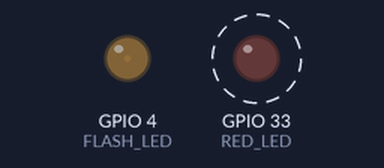
Bench run of a sketch on a simulated ESP32. On the bench: output pins drawn as LEDs (lit = HIGH). Dashed ring = blinking. What the sketch prints to the serial monitor is not drawn.

Above: at 0.55 s.
Timing chart, 0 to 4.3 s (numbered marks = the images above):
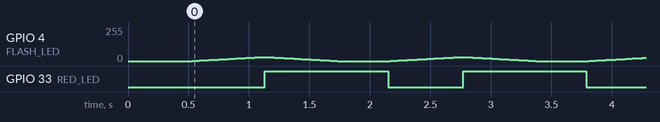

The sketch:

board_check.ino
```cpp
// 範例 1：檢查板子（PSRAM、快閃記憶體、LED）
// 開發板選「AI Thinker ESP32-CAM」，序列埠監控視窗的速率選 115200
// 紅色 LED 在板子背面，接 GPIO 33，輸出 LOW 才會亮
// 閃光燈是正面的白色大 LED，接 GPIO 4，很亮，不要直視

const int RED_LED = 33;    // 板子背面的紅色小 LED
const int FLASH_LED = 4;   // 正面的閃光燈
const int FLASH_MAX = 30;  // 閃光燈亮度上限（0–255），太亮會刺眼又發燙

void setup() {
  Serial.begin(115200);
  delay(500);
  pinMode(RED_LED, OUTPUT);
  ledcAttach(FLASH_LED, 5000, 8);  // PWM：5 kHz、8 位元（0–255）

  Serial.println();
  Serial.println("===== ESP32-CAM 檢查 =====");
  Serial.printf("晶片：%s，%d 核心，%d MHz\n", ESP.getChipModel(), ESP.getChipCores(), ESP.getCpuFreqMHz());
  Serial.printf("快閃記憶體：%u MB\n", ESP.getFlashChipSize() / (1024 * 1024));
  if (psramFound()) {
    Serial.printf("PSRAM：%u KB（可以拍高解析度照片）\n", ESP.getPsramSize() / 1024);
  } else {
    Serial.println("PSRAM：找不到。開發板沒選 AI Thinker ESP32-CAM，或板子沒有 PSRAM");
  }
}

void loop() {
  // 紅色 LED 亮，閃光燈慢慢變亮
  digitalWrite(RED_LED, LOW);
  for (int d = 0; d <= FLASH_MAX; d++) {
    ledcWrite(FLASH_LED, d);
    delay(20);
  }
  // 紅色 LED 滅，閃光燈慢慢變暗
  digitalWrite(RED_LED, HIGH);
  for (int d = FLASH_MAX; d >= 0; d--) {
    ledcWrite(FLASH_LED, d);
    delay(20);
  }
  delay(400);
}
```

Measured:
- by itself, GPIO 33 (RED_LED): alternates HIGH for 1.0 s and LOW for 0.62 s
